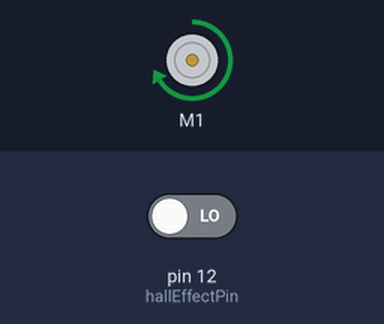
Simulated run of this sketch. Board: Arduino Uno, built with avr-gcc and run on an emulated ATmega328P. On the bench: DC motor (green arrow = forward, orange = backward, longer = faster). The test bench sets the inputs (shaded band); at power-on: pin 12 (hallEffectPin) LOW. What the sketch prints to the serial monitor is not drawn.

Above: at 0.1 s.
Timing chart, 0 to 1.6 s (numbered marks = the images above):
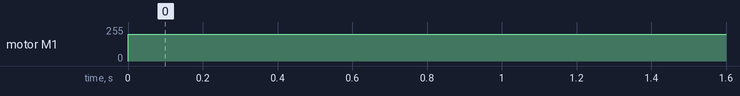

Measured:
- by itself, motor M1: stopped → forward 200/255 at 0.00 s

The sketch:

motor_switch_test.ino
```cpp
#include <Adafruit_MotorShield.h>
#include "utility/Adafruit_MS_PWMServoDriver.h"

int buttonPin = 0;
int hallEffectPin = 12;
float hallEffectValue;
float hallEffectAverageArray[5];
int arrLen = 5;
float hallEffectAverage = 0;

Adafruit_MotorShield AFMS = Adafruit_MotorShield();
Adafruit_DCMotor *spinner = AFMS.getMotor(1);

void setup() {
  Serial.begin(9600);

  AFMS.begin();
  spinner->setSpeed(200);

  pinMode(buttonPin, INPUT);
  pinMode(hallEffectPin, INPUT);
}

void loop() {
  // Test spinner and button response
  Serial.print("Button: ");
  if (digitalRead(buttonPin)) {
    Serial.println(0);
    spinner->run(RELEASE);
  } else {
    Serial.println(1);
    spinner->run(FORWARD);
  }

  //Test Hall Effect sensor
  hallEffectValue = digitalRead(hallEffectPin);
  for(int i=1; i<arrLen; i++) {
    hallEffectAverageArray[i] = hallEffectAverageArray[i-1];
  }
  hallEffectAverageArray[0] = hallEffectValue;
  for(int i=0; i<arrLen; i++) {
    hallEffectAverage += hallEffectAverageArray[i];
  }
  Serial.print("Hall Effect: ");
  Serial.println(hallEffectAverage/arrLen);
  hallEffectAverage = 0;

  delay(100);
}
```
